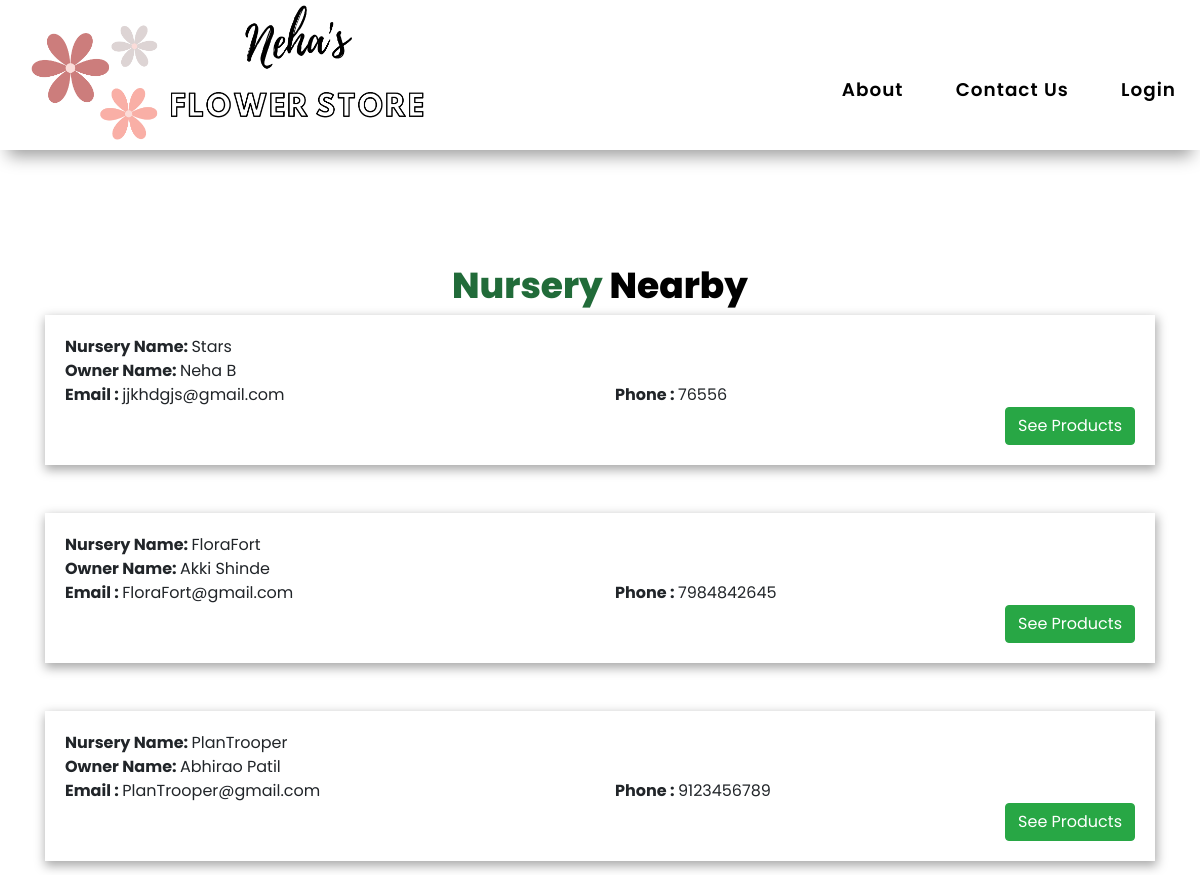
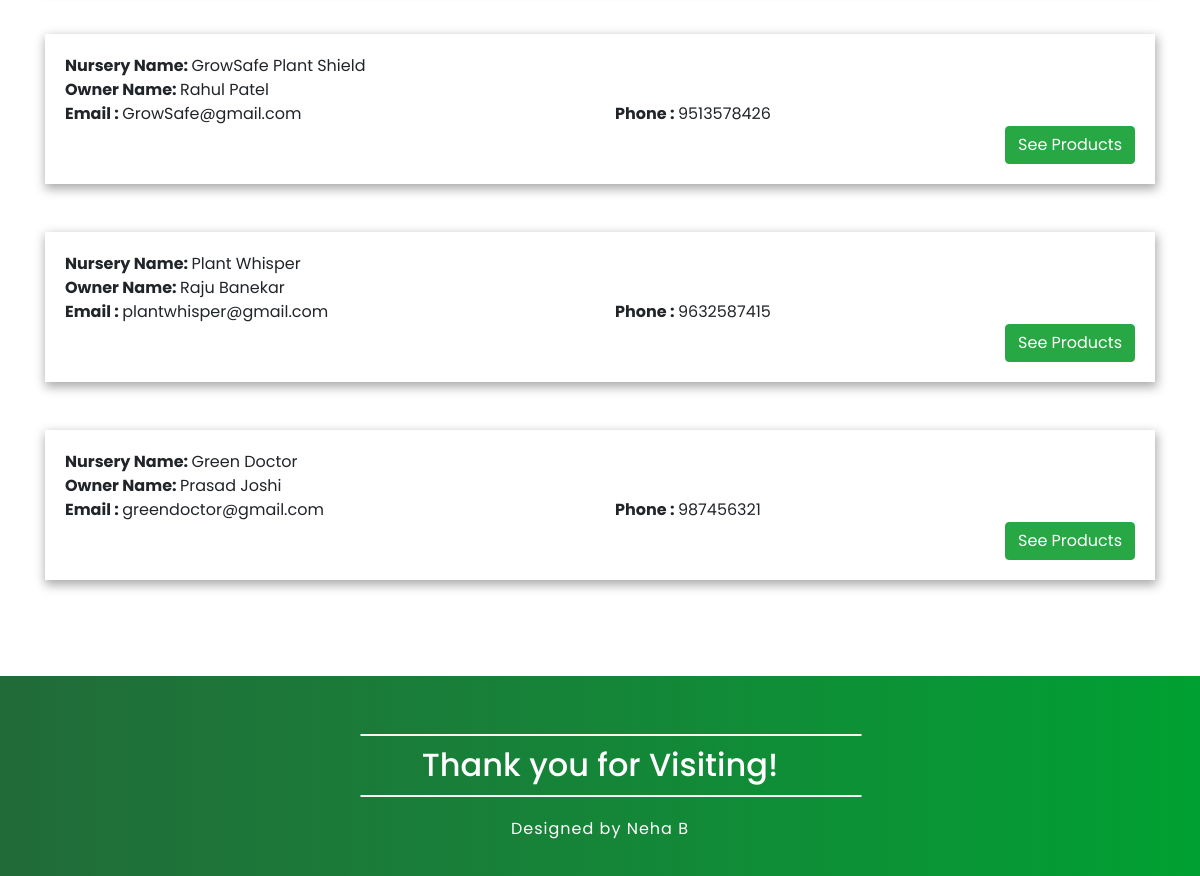
Page /nurserylist/ on the committed database (2 pictures, top to bottom).
### herbworldapp/models.py (models this page shows, shortened)
class Manager(models.Model):
    user = models.OneToOneField(User, on_delete=models.CASCADE)
    nursery_name = models.CharField(max_length=100, default="none")
    phone = models.CharField(max_length=12)
    profile_image = models.ImageField(
        null=True, upload_to="herbworldapp/images/", default="herbworldapp/images/")

### herbworldapp/views.py (the view)
# urls.py: path("nurserylist/", views.nurseryList, name="nurseryList"),
def nurseryList(request):
    props = Manager.objects.all()
    return render(request, 'herbworldapp/nurserylist.html', {'props': props})

### herbworldapp/templates/herbworldapp/nurserylist.html (shortened to what this page needs)
{% extends 'herbworldapp/basic.html' %}
{% load static %}
{% block body %}
<div class="container">
  <div class="row">
    <div class="col text-center">
      <div class="row  mt-5 pt-3">
        <div class="col text-center">
          <h2 class="loginheading"><span class="loginheading1">Nursery </span><span class="loginheading2">Nearby</span>
        </div>
      </div>
      {% for nursery in props reversed %}
      <div class="row mb-5">
        <div class="col text-left">
          <div class="nurserydetails">
            <div class="row">
              <div class="col">
                <strong>Nursery Name: </strong> {{nursery.nursery_name}}
              </div>
            </div>
            <div class="row">
              <div class="col">
                <strong>Owner Name: </strong> {{nursery.user.first_name}} {{nursery.user.last_name}}
              </div>
            </div>
            <div class="row">
              <div class="col">
                <strong>Email : </strong> {{nursery.user.email}}
              </div>
              <div class="col">
                <strong>Phone : </strong> {{nursery.phone}}
              </div>
            </div>
            <div class="row justify-content-end">
              <div class="col viewdetails"><button class="btn btn-success" onClick="window.location='{{nursery.user.username}}';">See Products</button>
              </div>
            </div>
          </div>
        </div>
      </div>
      {% endfor %}
    </div>
  </div>
</div>
{% endblock %}

### rows in the picture
Manager: nursery_name "Stars", user.first_name "Neha", user.last_name "B", user.email "jjkhdgjs@gmail.com", phone "76556"
Manager: nursery_name "FloraFort", user.first_name "Akki", user.last_name "Shinde", user.email "FloraFort@gmail.com", phone "7984842645"
Manager: nursery_name "PlanTrooper", user.first_name "Abhirao", user.last_name "Patil", user.email "PlanTrooper@gmail.com", phone "9123456789"
Manager: nursery_name "GrowSafe Plant Shield", user.first_name "Rahul", user.last_name "Patel", user.email "GrowSafe@gmail.com", phone "9513578426"
Manager: nursery_name "Plant Whisper", user.first_name "Raju", user.last_name "Banekar", user.email "plantwhisper@gmail.com", phone "9632587415"
Manager: nursery_name "Green Doctor", user.first_name "Prasad", user.last_name "Joshi", user.email "greendoctor@gmail.com", phone "987456321"
